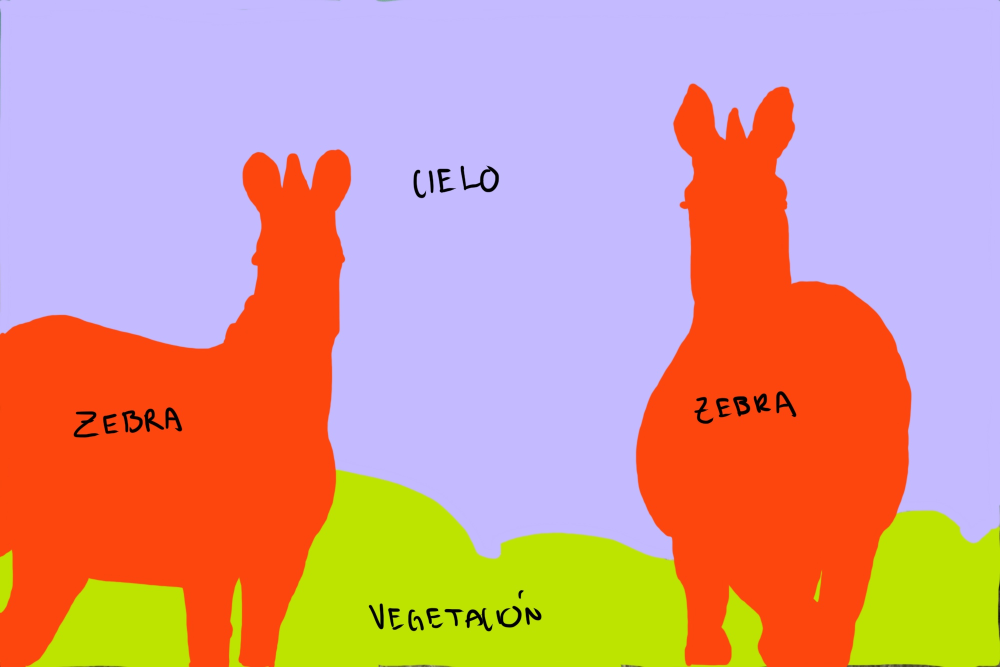
#> input picture Miniproyecto 1 - Parte 1/Segmentación_Semántica.jpg, 2000 x 1333 px, given in place of coins.png, which was not available (shown at 1/2 size)
$ python main_201715400_201713127.py
#> lines starting #> are read from the running program, lines starting #| are printed output that depends on the picture; pictures that were not available may be replaced by others from this repository, and a replacement may not be noted
#Importacion de librerias
import numpy as np
import requests
import skimage.io as io
from skimage.color import rgb2gray
from matplotlib import pyplot  as plt
import os
from skimage.filters import threshold_otsu
import nibabel
import glob


#Thershold binarization ---------------------------------------------------------------------------------------------------------------------------------------------------------------------------------
#Image download
r = requests.get("https://web.stanford.edu/class/ee368/Handouts/Lectures/Examples/11-Edge-Detection/Hough_Transform_Circles/coins.png")
with open('monedas', 'wb') as f:
    f.write(r.content)

#Image load
img=io.imread(os.path.join('monedas'))
#> img is the input picture: shape (1333, 2000, 3); mean R, G, B 211.6, 154.4, 144.7
flat_g=np.ndarray.flatten(img)# gray scaled image histogram
print(img.shape)#checking image dimensions
#| (1333, 2000, 3)

fig0 , ax0 = plt.subplots(1,2)
ax0[0].imshow(img ,cmap='gray')
ax0[0].set_title('Image')
ax0[0].axis('off')
ax0[1].hist(flat_g, bins=60, range=(0, 255),facecolor='blue',alpha=0.75, density=False)
ax0[1].set_title('Image histogram')
ax0[1].grid(True)
fig0.savefig('subplot1.png')
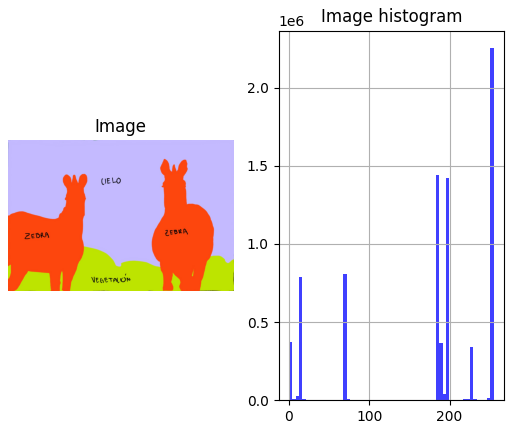
#> figure drawn by matplotlib, 2 panels; panel 2: tallest bar 2252441 high, from x = 250.8 to 255
fig0.tight_layout()
fig0.show()
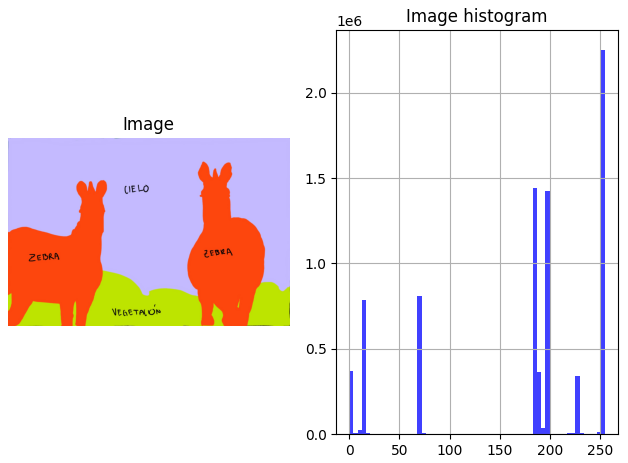
#> figure drawn by matplotlib, 2 panels; panel 2: tallest bar 2252441 high, from x = 250.8 to 255


#Otsu method for umbralization
umbral = threshold_otsu(img)#106 is the threshold obtained
#> umbral = 125
bina_otsu = img >= umbral #applying binarization mask to image
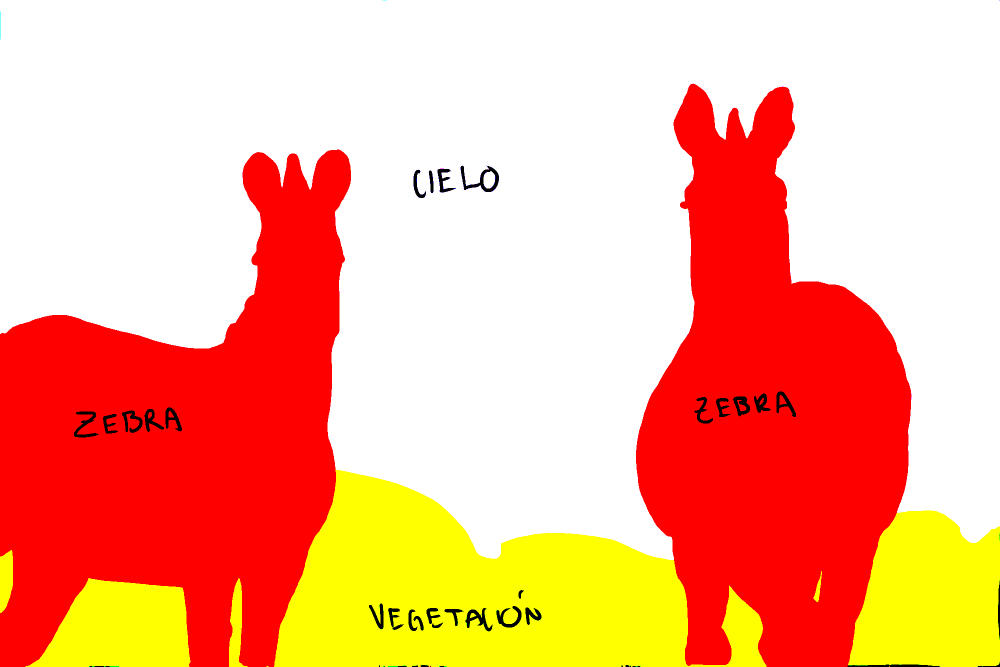
#> bina_otsu: shape (1333, 2000, 3) bool (shown at 1/2 size); mean R, G, B 0.994, 0.684, 0.552

#binarization using the 60 percentile
per = np.percentile(img, 60)#threshold was 39
#> per = 196
bina_per= img >= per #applying binarization mask to image
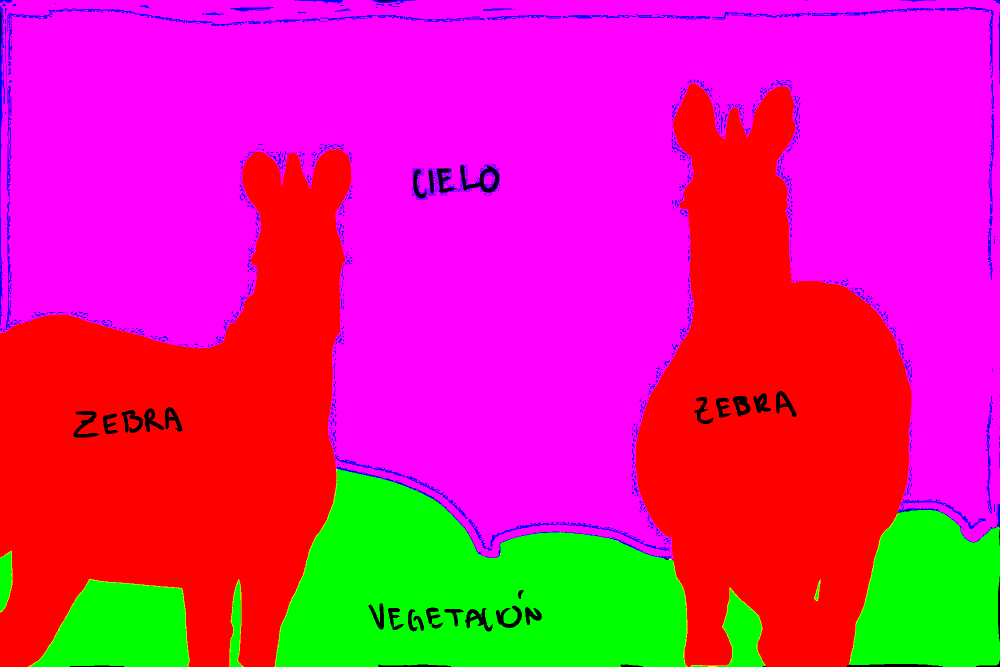
#> bina_per: shape (1333, 2000, 3) bool (shown at 1/2 size); mean R, G, B 0.85, 0.131, 0.55

#Image binarization with threshold = 75
bina_175=img >= 175
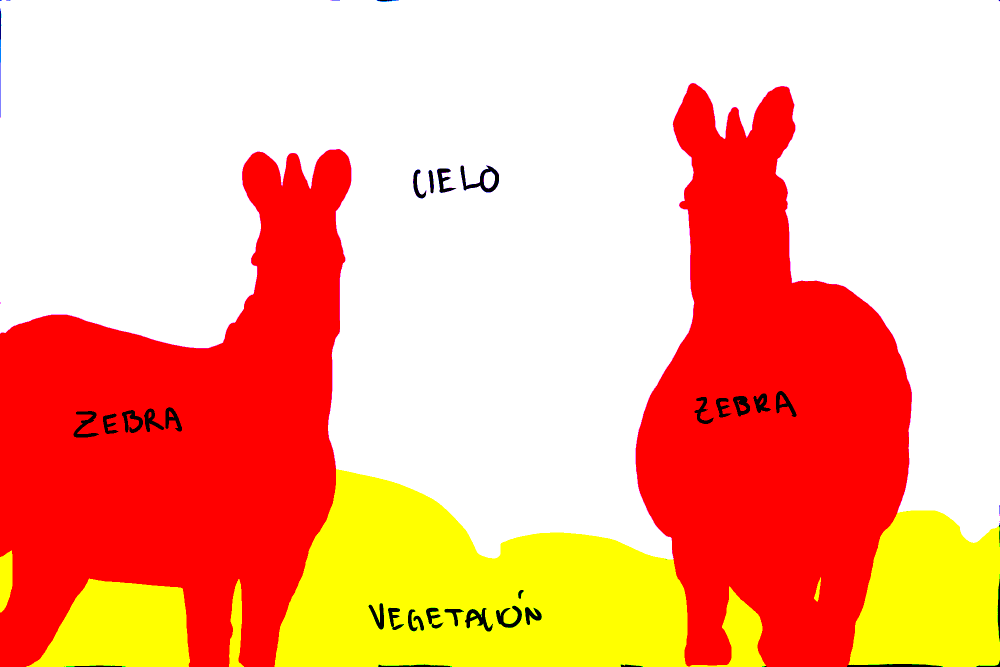
#> bina_175: shape (1333, 2000, 3) bool (shown at 1/2 size); mean R, G, B 0.993, 0.68, 0.55

#Binarization with chosen thresholds
umbral_sup=250
umbral_inf=60

bina_esc=np.zeros((img.shape[0],img.shape[1]))

#Binarization with two thresholds -> mask generation
for f in range (0, img.shape[0], 1 ):
        for j in range (0, img.shape[1], 1 ):

#> (the run stopped early here; a loop or call above may not have finished)

$ run again, on Miniproyecto 1 - Parte 1/Segmentación_de_Instancias.jpg
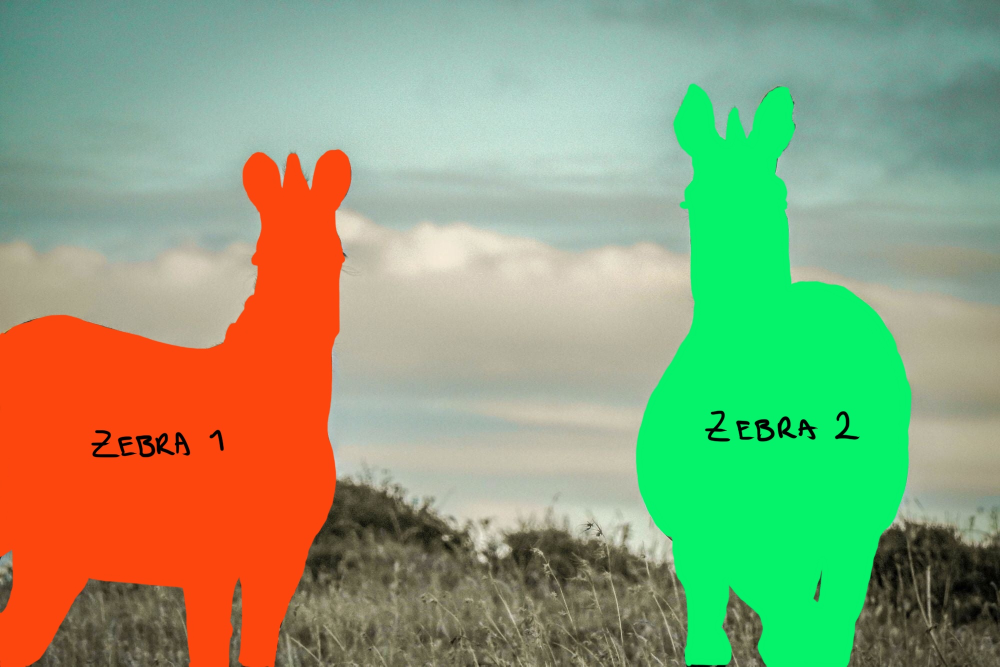
#> input picture Miniproyecto 1 - Parte 1/Segmentación_de_Instancias.jpg, 2000 x 1333 px, given in place of coins.png, which was not available (shown at 1/2 size)
#> img is the input picture: shape (1333, 2000, 3); mean R, G, B 143.9, 159.6, 119.6
#| (1333, 2000, 3)
#> umbral = 123
#> `bina_otsu = img >= umbral`:
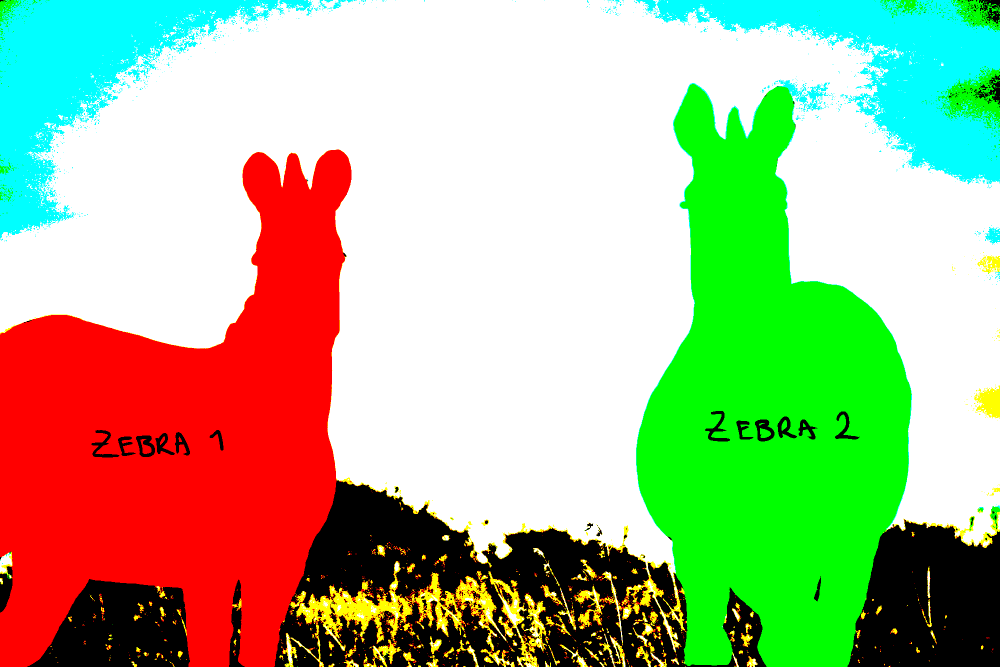
#> bina_otsu: shape (1333, 2000, 3) bool (shown at 1/2 size); mean R, G, B 0.664, 0.724, 0.552
#> per = 170
#> `bina_175=img >= 175`:
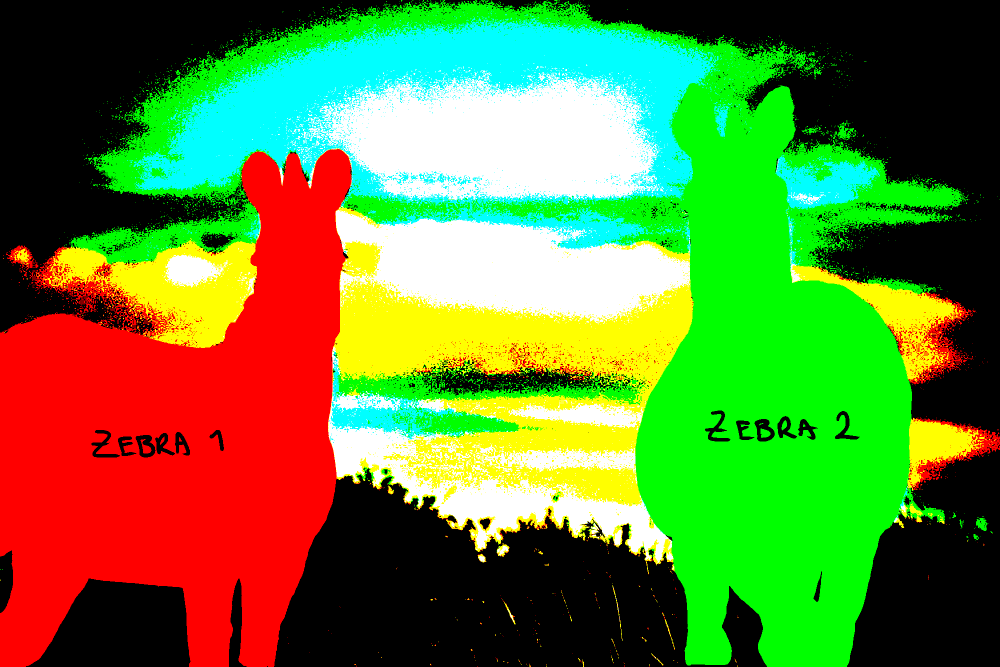
#> bina_175: shape (1333, 2000, 3) bool (shown at 1/2 size); mean R, G, B 0.377, 0.501, 0.195
